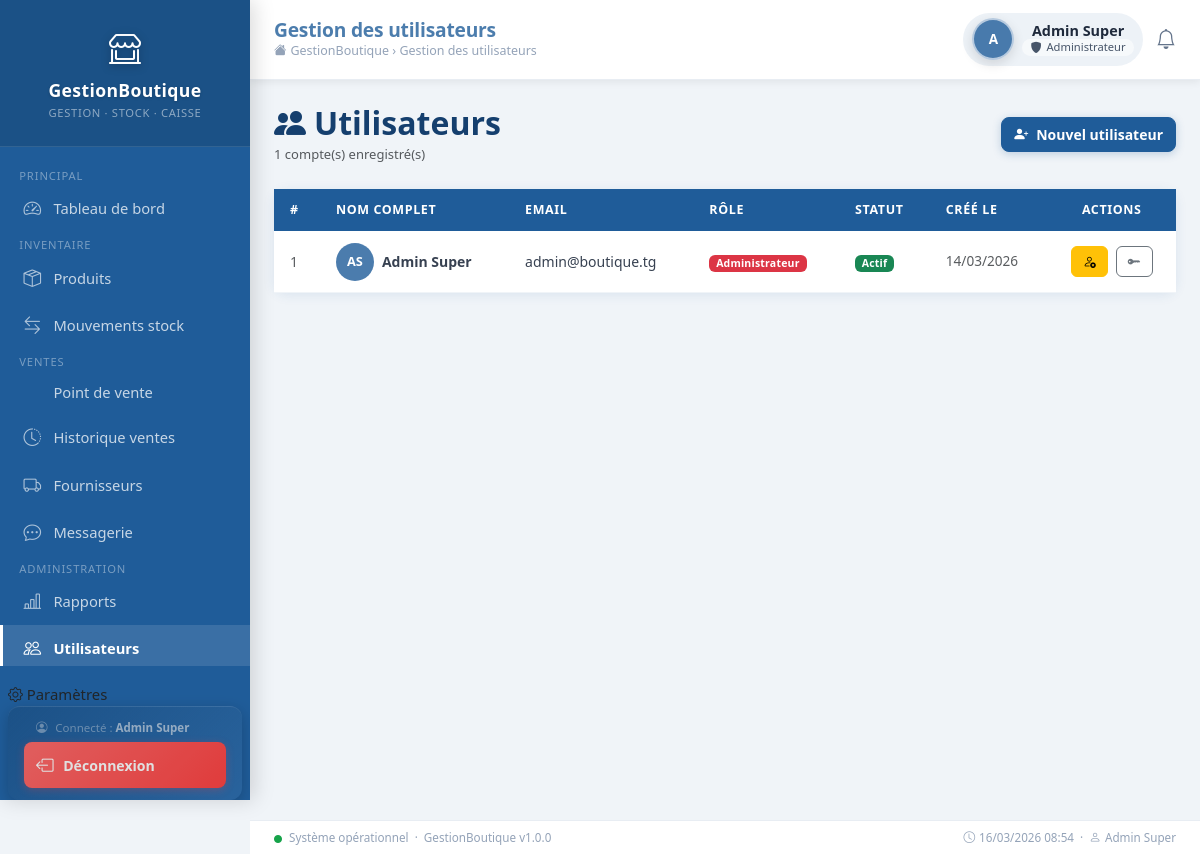
The page /modules/auth/utilisateurs.php (signed in) on the database its author committed.
### tables this page shows
CREATE TABLE utilisateurs (
    id            INT UNSIGNED AUTO_INCREMENT PRIMARY KEY,
    nom           VARCHAR(100) NOT NULL,
    prenom        VARCHAR(100) NOT NULL,
    email         VARCHAR(150) NOT NULL UNIQUE,
    mot_de_passe  VARCHAR(255) NOT NULL,           
    role_id       INT UNSIGNED NOT NULL,
    statut        ENUM('actif','inactif') DEFAULT 'actif',
    token_reset   VARCHAR(255) DEFAULT NULL,        
    created_at    TIMESTAMP DEFAULT CURRENT_TIMESTAMP,
    updated_at    TIMESTAMP DEFAULT CURRENT_TIMESTAMP ON UPDATE CURRENT_TIMESTAMP,
    FOREIGN KEY (role_id) REFERENCES roles(id) ON DELETE RESTRICT
);

CREATE TABLE roles (
    id       INT UNSIGNED AUTO_INCREMENT PRIMARY KEY,
    nom      VARCHAR(50) NOT NULL UNIQUE,
    created_at TIMESTAMP DEFAULT CURRENT_TIMESTAMP
);

### config/database.php (called while the page is built, shortened)
<?php
function getDB(): PDO {
    static $pdo = null;
    if ($pdo === null) {
        $dsn = "mysql:host=" . DB_HOST . ";dbname=" . DB_NAME . ";charset=" . DB_CHARSET;
        $options = [
            PDO::ATTR_ERRMODE            => PDO::ERRMODE_EXCEPTION,
            PDO::ATTR_DEFAULT_FETCH_MODE => PDO::FETCH_ASSOC,
            PDO::ATTR_EMULATE_PREPARES   => false,
        ];
        try {
            $pdo = new PDO($dsn, DB_USER, DB_PASS, $options);
        } catch (PDOException $e) {
            error_log("Erreur BDD : " . $e->getMessage());
            die(json_encode(['erreur' => 'Connexion à la base de données impossible.']));
        }
    }
    return $pdo;
}

### includes/User.php (called while the page is built, shortened)
<?php
require_once __DIR__ . '/../config/config.php';
class User {
    private PDO $db;
    public function __construct() {
        $this->db = getDB();
    }
    public function getAll(): array {
        $stmt = $this->db->query("
            SELECT u.id, u.nom, u.prenom, u.email, u.statut,
                   u.avatar, r.nom AS role, u.created_at
            FROM utilisateurs u
            JOIN roles r ON u.role_id = r.id
            ORDER BY u.created_at DESC
        ");
        return $stmt->fetchAll();
    }
}

### config/config.php (called while the page is built, shortened)
<?php
require_once __DIR__ . '/database.php';
function clean(string $data): string {
    return htmlspecialchars(strip_tags(trim($data)), ENT_QUOTES, 'UTF-8');
}

### modules/auth/utilisateurs.php (the view, shortened to what this page needs)
<?php
require_once __DIR__ . '/../../config/config.php';
require_once __DIR__ . '/../../includes/User.php';
$userModel = new User();
$utilisateurs = $userModel->getAll();
require_once __DIR__ . '/../../includes/header.php';
?>
<div class="d-flex justify-content-between align-items-center mb-4">
    <div>
        <h2 class="fw-bold mb-0" style="color:#153F6E;">
            <i class="bi bi-people-fill me-2"></i>Utilisateurs
        </h2>
        <small class="text-muted"><?= count($utilisateurs) ?> compte(s) enregistré(s)</small>
    </div>
    <button class="btn btn-primary fw-semibold" data-bs-toggle="modal" data-bs-target="#modalCreer">
        <i class="bi bi-person-plus-fill me-2"></i>Nouvel utilisateur
    </button>
</div>
<div class="card shadow-sm border-0 rounded-3">
    <div class="card-body p-0">
        <div class="table-responsive">
            <table class="table table-hover align-middle mb-0">
                <thead style="background:var(--bleu); color:#fff;">
                    <tr>
                        <th class="ps-3">#</th>
                        <th>Nom complet</th>
                        <th>Email</th>
                        <th>Rôle</th>
                        <th>Statut</th>
                        <th>Créé le</th>
                        <th class="text-center">Actions</th>
                    </tr>
                </thead>
                <tbody>
                <?php if (empty($utilisateurs)): ?>
                    <tr><td colspan="7" class="text-center py-4 text-muted">Aucun utilisateur trouvé.</td></tr>
                <?php else: ?>
                    <?php foreach ($utilisateurs as $i => $u): ?>
                    <tr>
                        <td class="ps-3 text-muted"><?= $i + 1 ?></td>
                        <td>
                            <div class="d-flex align-items-center gap-2">
                                <?php if (!empty($u['avatar'])): ?>
                                <img src="<?= APP_URL ?>/uploads/avatars/<?= $u['avatar'] ?>"
                                        style="width:38px;height:38px;border-radius:50%;object-fit:cover;border:2px solid var(--bleu);"
                                        alt="Photo">
                                <?php else: ?>
                                <div style="width:38px;height:38px;border-radius:50%;background:var(--bleu);
                                            display:flex;align-items:center;justify-content:center;
                                            color:#fff;font-weight:700;font-size:.8rem;flex-shrink:0;">
                                    <?= strtoupper(substr($u['nom'], 0, 1) . substr($u['prenom'], 0, 1)) ?>
                                </div>
                                <?php endif; ?>
                                <span class="fw-semibold"><?= clean($u['nom'] . ' ' . $u['prenom']) ?></span>
                            </div>
                        </td>
                        <td><?= clean($u['email']) ?></td>
                        <td>
                            <?php
                            $badgeColor = match($u['role']) {
                                'administrateur' => 'danger',
                                'caissier'       => 'primary',
                                'magasinier'     => 'success',
                                default          => 'secondary'
                            };
                            ?>
                            <span class="badge bg-<?= $badgeColor ?>"><?= ucfirst($u['role']) ?></span>
                        </td>
                        <td>
                            <span class="badge bg-<?= $u['statut'] === 'actif' ? 'success' : 'secondary' ?>">
                                <?= ucfirst($u['statut']) ?>
                            </span>
                        </td>
                        <td class="text-muted" style="font-size:.85rem;">
                            <?= date('d/m/Y', strtotime($u['created_at'])) ?>
                        </td>
                        <td class="text-center">
                            <form method="POST" class="d-inline">
                                <button class="btn btn-sm btn-<?= $u['statut'] === 'actif' ? 'warning' : 'success' ?>"
                                        title="<?= $u['statut'] === 'actif' ? 'Désactiver' : 'Activer' ?>">
                                    <i class="bi bi-<?= $u['statut'] === 'actif' ? 'person-x' : 'person-check' ?>"></i>
                                </button>
                            </form>
                            <button class="btn btn-sm btn-outline-secondary ms-1"
                                    data-bs-toggle="modal"
                                    data-bs-target="#modalReset<?= $u['id'] ?>"
                                    title="Réinitialiser mot de passe">
                                <i class="bi bi-key-fill"></i>
                            </button>
                        </td>
                    </tr>
                    <?php endforeach; ?>
                <?php endif; ?>
                </tbody>
            </table>
        </div>
    </div>
</div>
<?php require_once __DIR__ . '/../../includes/footer.php'; ?>

### assets/css/design.css (style rules this page uses)
:root { --gb-primary: #1F5C99; --gb-primary-dark: #153F6E; --gb-primary-light:#D6E4F0; --gb-radius: 12px; --gb-radius-sm: 8px; --gb-shadow: 0 2px 12px rgba(31,92,153,.10); --gb-shadow-md: 0 4px 24px rgba(31,92,153,.14); --gb-transition: all .2s ease; }
body { background: #f0f4f8; font-family: 'Segoe UI', system-ui, -apple-system, sans-serif; font-size: .93rem; }
.card { border-radius: var(--gb-radius) !important; box-shadow: var(--gb-shadow) !important; border: none !important; }
.table { font-size: .875rem; margin-bottom: 0; }
.table thead th { background: var(--gb-primary) !important; color: #fff !important; font-weight: 600; font-size: .78rem; text-transform: uppercase; letter-spacing: .05em; padding: .75rem 1rem; border: none !important; white-space: nowrap; }
.table thead th:first-child { border-radius: 0; }
.table tbody td { padding: .7rem 1rem; vertical-align: middle; border-color: #f0f4f8 !important; color: #374151; }
.table-hover tbody tr { transition: background .15s; }
.badge { font-weight: 600; letter-spacing: .02em; padding: .3em .65em; }
.btn { font-weight: 500; border-radius: var(--gb-radius-sm); transition: var(--gb-transition); font-size: .875rem; }
.btn-primary { background: var(--gb-primary); border-color: var(--gb-primary); box-shadow: 0 2px 8px rgba(31,92,153,.25); }
.btn-sm { font-size: .8rem; border-radius: 6px; padding: .3rem .7rem; }
.main-content > * { animation: fadeInUp .3s ease both; }
.main-content > *:nth-child(1) { animation-delay: .03s; }
.main-content > *:nth-child(2) { animation-delay: .07s; }

### rows shown on the page
utilisateurs: nom+prenom "AS", nom+prenom "Admin Super", email "admin@boutique.tg", role.nom "Administrateur", statut "Actif", created_at "14/03/2026"

### other values the page prints
APP_NAME "GestionBoutique"
$_SESSION['user_nom'] "Admin Super"
$pageTitle "Gestion des utilisateurs"
$displayName "Admin Super"
$role "Administrateur"
count($utilisateurs) "1"
APP_VERSION "1.0.0"
